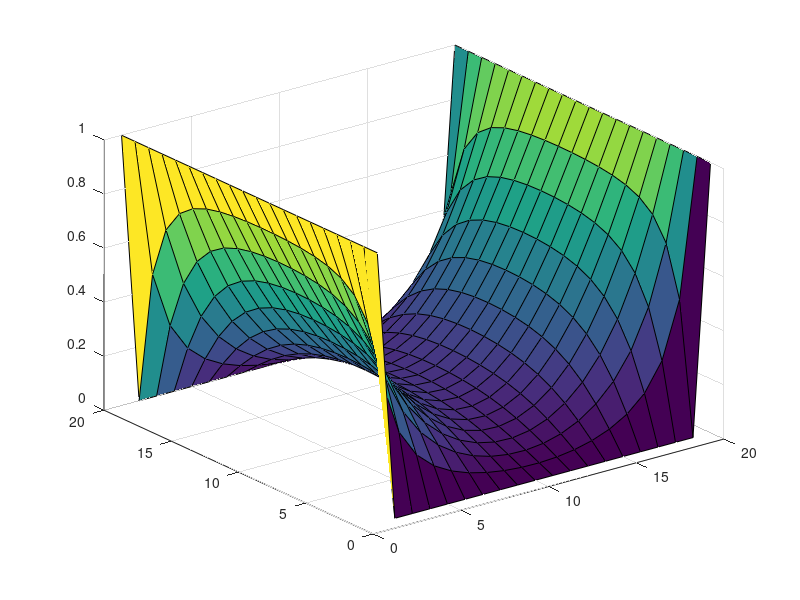
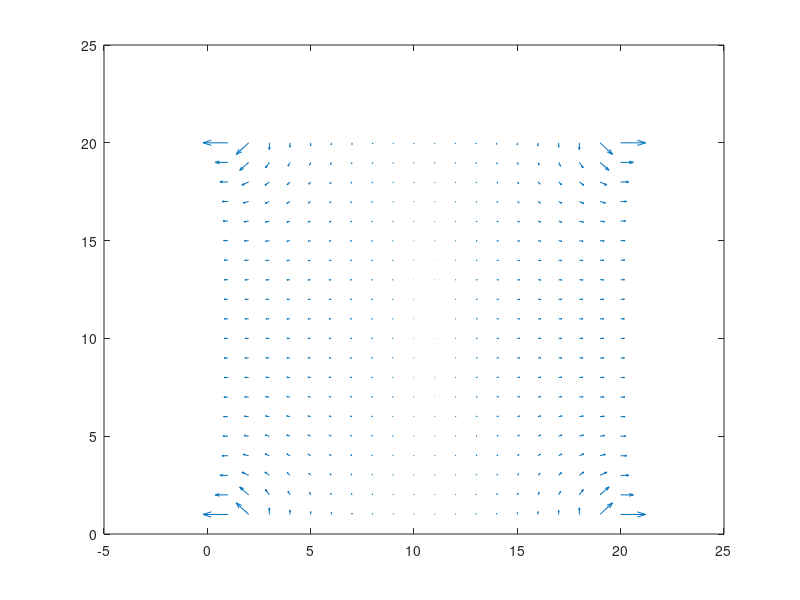
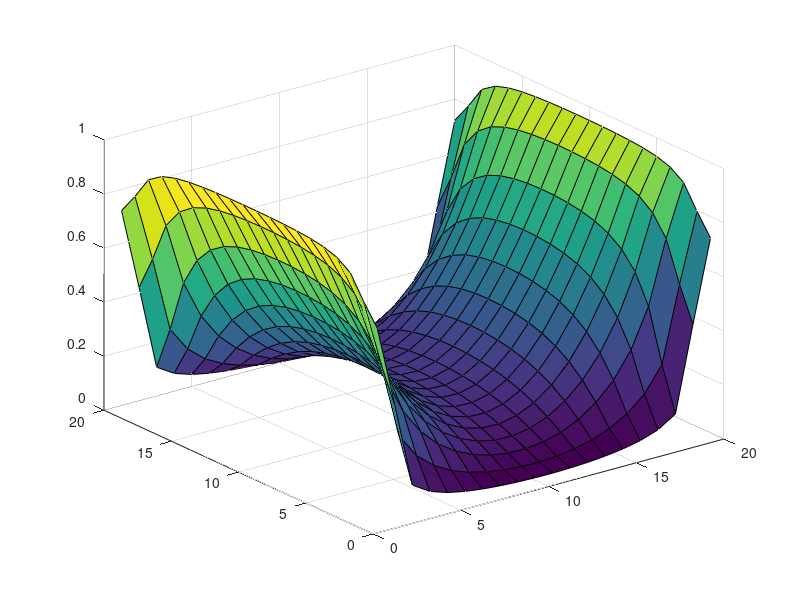

Recreate these plots in MATLAB, in order.
row = 20;
column =20;
V = zeros(row,column);
V(:,1) = 1;
V(:,column) = 1;

[X,Y] = meshgrid(1:20,1:20);

for n = 1:30
    figure(1)
    surf(X,Y,V)
    pause(0.2)
    for c = 2: column-1
        for r  = 1: row
            if r == 1
                %V(r,c) = (V(r+1,c)+V(r,c+1)+V(r,c-1))/3;
                V(r,c) = 0;
            elseif r == row
                %V(r,c) = (V(r-1,c)+V(r,c+1)+V(r,c-1))/3;
                V(r,c) = 0;
            else
                V(r,c) = (V(r-1,c)+V(r+1,c)+V(r,c+1)+V(r,c-1))/4;
                
                %V(1,:) = V(2,:)
                %V(row,:) = V(row-1,:)
                
            end
        end
        
    end
    Vnew = imboxfilt(V,3);
    
    
end

figure(2)
[DX,DY] = gradient(V,1,1);
quiver(X,Y,DX,DY)
%imboxfilt(V,3)

figure (3)
surf(X,Y,Vnew)
